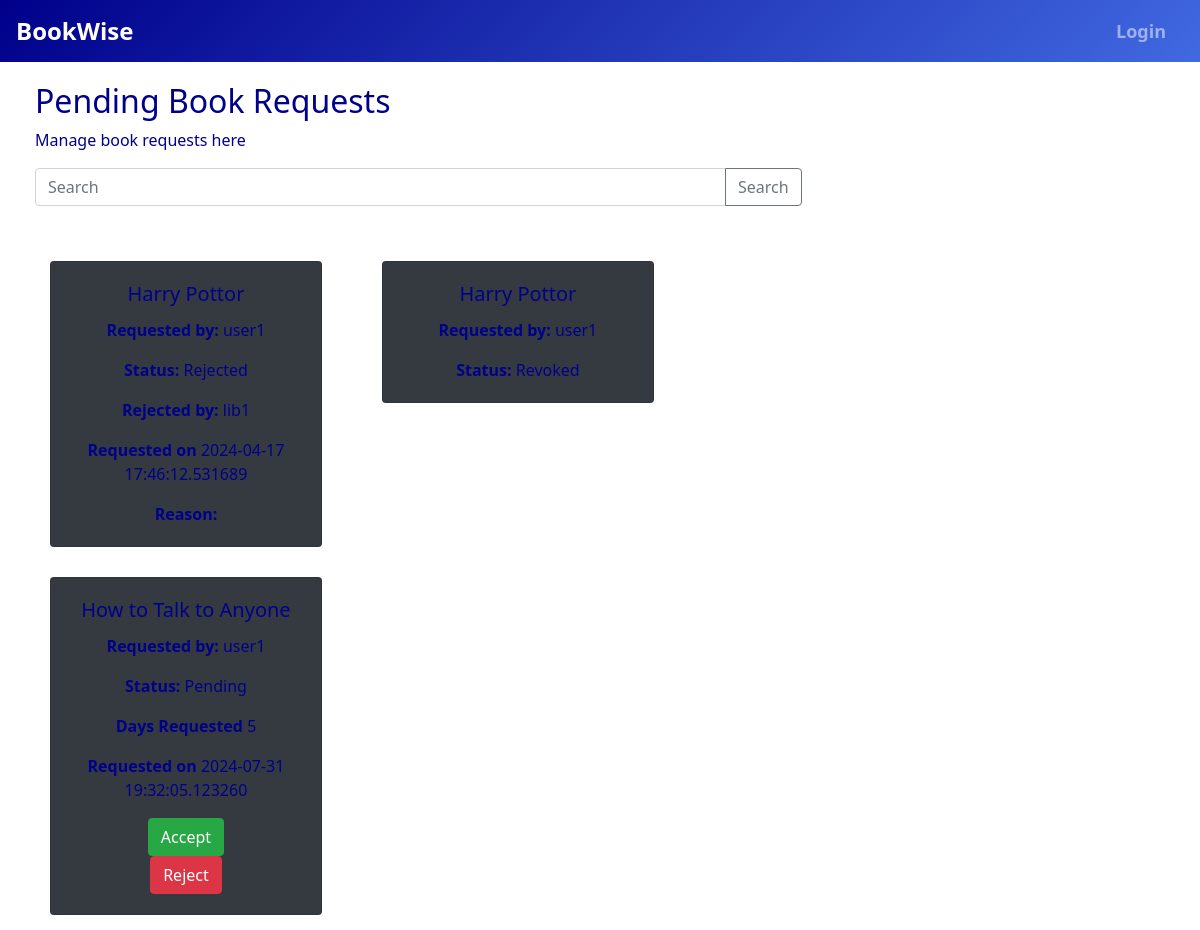
The app's page /requests with its own data.
### main.py (models this page shows, shortened)
class BookRequest(db.Model):
    id = db.Column(db.Integer, primary_key=True)
    user_id = db.Column(db.Integer, db.ForeignKey('user.id'))
    user = db.relationship('User', backref='user_requests', foreign_keys=[user_id])
    book_id = db.Column(db.Integer, db.ForeignKey('book.id'), nullable=False)
    request_date = db.Column(db.DateTime, nullable=False, default=datetime.now)
    request_days = db.Column(db.Integer, nullable=False)
    librarian_id = db.Column(db.Integer, db.ForeignKey('user.id'))
    librarian = db.relationship('User', backref='librarian_requests', foreign_keys=[librarian_id])
    status = db.Column(db.String(100), nullable=False)
    accept_date = db.Column(db.DateTime)
    expiry_date = db.Column(db.DateTime)
    remarks = db.Column(db.String(500))

class Book(db.Model):
    id = db.Column(db.Integer, primary_key=True)
    sectionid = db.Column(db.Integer, db.ForeignKey('section.id'), nullable=False)
    section = db.Column(db.Integer, db.ForeignKey('section.title'), nullable=False)
    name = db.Column(db.String(100), nullable=False)
    author = db.Column(db.String(100), nullable=False)
    description = db.Column(db.Text, nullable=False)
    date_issued = db.Column(db.DateTime, nullable=True)
    image = db.Column(db.LargeBinary, nullable=True)
    pdf = db.Column(db.String, nullable=True)
    requests = db.relationship('BookRequest', backref='book', lazy=True)

class User(db.Model, UserMixin):
    id = db.Column(db.Integer, primary_key=True)
    username = db.Column(db.String(100), nullable=False , unique=True)
    email = db.Column(db.String(100), nullable=False , unique=True)
    password_hash = db.Column(db.String(60), nullable=False)
    role = db.Column(db.String(20), nullable=False, default='user')
    @property
    def password(self):
        return self.password_hash

### main.py (the view)
@app.route('/requests')
def requests():
    requests = BookRequest.query.all()
    return render_template('librequest.html', requests=requests)

### main.py (called while the page is built)
@app.context_processor
def make_utility_functions_available():
    return dict(get_average_rating=get_average_rating)

### templates/librequest.html (shortened to what this page needs)
{% extends 'libbase.html' %}
{% block content %}
<div class="row" style="margin-top:20px; margin-left:20px">
    <div class="col-8">
         <h2>Pending Book Requests</h2>
         <p>Manage book requests here</p>
         <form action="/searchlibrequest" method="GET">
            <div class="input-group mb-3">
                <input type="text" class="form-control" name="q" placeholder="Search">
                <div class="input-group-append">
                    <button class="btn btn-outline-secondary" type="submit">Search</button>
                </div>
            </div>
        </form>
         <br>
         <div class="row">
            {% for request in requests %}
                <div class="col-md-5">
                    <div class="card text-center bg-dark" style="margin: 15px;">
                        <div class="card-body">
                             <h5 class="card-title">{{ request.book.name }}</h5>
                            <p class="card-text"><strong>Requested by: </strong>{{ request.user.username }}</p>
                            <p class="card-text"><strong>Status: </strong>{{ request.status }}</p>
                            {% if request.status == 'Accepted' %}
                                <p class="card-text"><strong>Issued by: </strong>{{ request.librarian.username }}</p>
                                <p class="card-text"><strong>Days Requested </strong>{{ request.request_days }}</p>
                                <p class="card-text"><strong>Requested on </strong>{{ request.request_date }}</p>
                                <p class="card-text"><strong>Issued on: </strong>{{ request.accept_date }}</p>
                                <p class="card-text"><strong>Due Date: </strong>{{ request.expiry_date }}</p>
                                <form method="POST" action="{{ url_for('revoke_access', request_id=request.id) }}">
                                    <button type="button" class="btn btn-warning" data-toggle="modal" data-target="#revokeModal">Revoke</button>
                                    <div class="modal fade" id="revokeModal" tabindex="-1" role="dialog" aria-labelledby="revokeModalLabel" aria-hidden="true">
                                        <div class="modal-dialog" role="document">
                                            <div class="modal-content">
                                                <div class="modal-header">
                                                    <h5 class="modal-title" id="revokeModalLabel">Revoke Access</h5>
                                                    <button type="button" class="close" data-dismiss="modal" aria-label="Close">
                                                        <span aria-hidden="true">&times;</span>
                                                    </button>
                                                </div>
                                                <div class="modal-body">
                                                    <input type="text" class="form-control" name="remarks" placeholder="Remarks">
                                                </div>
                                                <div class="modal-footer">
                                                    <button type="button" class="btn btn-secondary" data-dismiss="modal">Cancel</button>
                                                    <button type="submit" class="btn btn-warning">Revoke</button>
                                                </div>
                                            </div>
                                        </div>
                                    </div>
                                </form>
                            {% elif request.status == 'Rejected' %}
                                <p class="card-text"><strong>Rejected by: </strong>{{ request.librarian.username }}</p>
                                <p class="card-text"><strong>Requested on </strong>{{ request.request_date }}</p>
                                <p class="card-text"><strong>Reason: </strong>{{ request.rejection_reason }}</p>
                            {% elif request.status == 'Pending' %}
                                <p class="card-text"><strong>Days Requested </strong>{{ request.request_days }}</p>
                                <p class="card-text"><strong>Requested on </strong>{{ request.request_date }}</p>
                                <form method="POST" action="{{ url_for('accept_request', request_id=request.id) }}">
                                    <button type="submit" class="btn btn-success">Accept</button>
                                </form>
                                <form method="POST" action="{{ url_for('reject_request', request_id=request.id) }}">
                                    <button type="button" class="btn btn-danger" data-toggle="modal" data-target="#rejectModal">Reject</button>
                                </form>
                            {% endif %}
                        </div>
                    </div>
                </div>
            {% endfor %}
        </div>
    </div>
{% endblock %}

### templates/libbase.html (shortened to what this page needs)
<!doctype html>
<html lang="en">
  <!doctype html>
<html lang="en">
  <head>
    <link rel="stylesheet" href="https://cdn.jsdelivr.net/npm/bootstrap@4.5.3/dist/css/bootstrap.min.css">
  </head>
</html>
  <body>
    <nav class="navbar navbar-expand-md navbar-dark bg-dark">
      <a class="navbar-brand" href="#">BookWise</a>
      <div class="collapse navbar-collapse" id="navbarNav">
        {% if current_user.is_authenticated and current_user.role == 'librarian' %}
          <ul class="navbar-nav">
            <li class="nav-item">
              <a class="nav-link" href="{{ url_for('libbook')}}">Books</a>
            </li>
            <li class="nav-item">
              <a class="nav-link" href="{{ url_for('section_page')}}">Sections</a>
            <li class="nav-item">
              <a class="nav-link" href="{{ url_for('librarian_requests')}}">Request</a>
            </li>
          </ul>
            <ul class="navbar-nav ml-auto">
              <li class="nav-item">
                <a class="nav-link" href="#"> Welcome, {{ current_user.username }}</a>
              </li>
              <li class="nav-item">
                <a class="nav-link" href="{{ url_for('logout_page')}}">Logout</a>
              </li>
            </ul>
          {% else %}
            <ul class="navbar-nav ml-auto">
              <li class="nav-item">
                <a class="nav-link" href="{{ url_for('liblogin_page')}}">Login</a>
              </li>
            </ul>
          {% endif %}
      </div>
    </nav>
    {% block content %}
    {% endblock %}
  </body>
</html>

### templates/libbase.html (style rules this page uses)
:root { --primary-dark: #00008B; --primary-light: #4169E1; --secondary-dark: #1E3799; --background: #ffffff; --text-dark: #00008B; --text-light: #ffffff; }
body { background-color: var(--background); color: var(--text-dark); font-family: 'Segoe UI', Tahoma, Geneva, Verdana, sans-serif; }
.navbar { background: linear-gradient(135deg, var(--primary-dark), var(--primary-light)); }
.navbar-brand { font-size: 24px; font-weight: bold; }
.navbar-nav .nav-link { color: white; font-size: 18px; font-weight: bold; margin-right: 10px; }

### records on screen
BookRequest: book.name "Harry Pottor", user.username "user1", status "Rejected", librarian.username "lib1", request_date "2024-04-17 17:46:12.531689"
BookRequest: book.name "Harry Pottor", user.username "user1", status "Revoked"
BookRequest: book.name "How to Talk to Anyone", user.username "user1", status "Pending", request_days "5", request_date "2024-07-31 19:32:05.123260"
